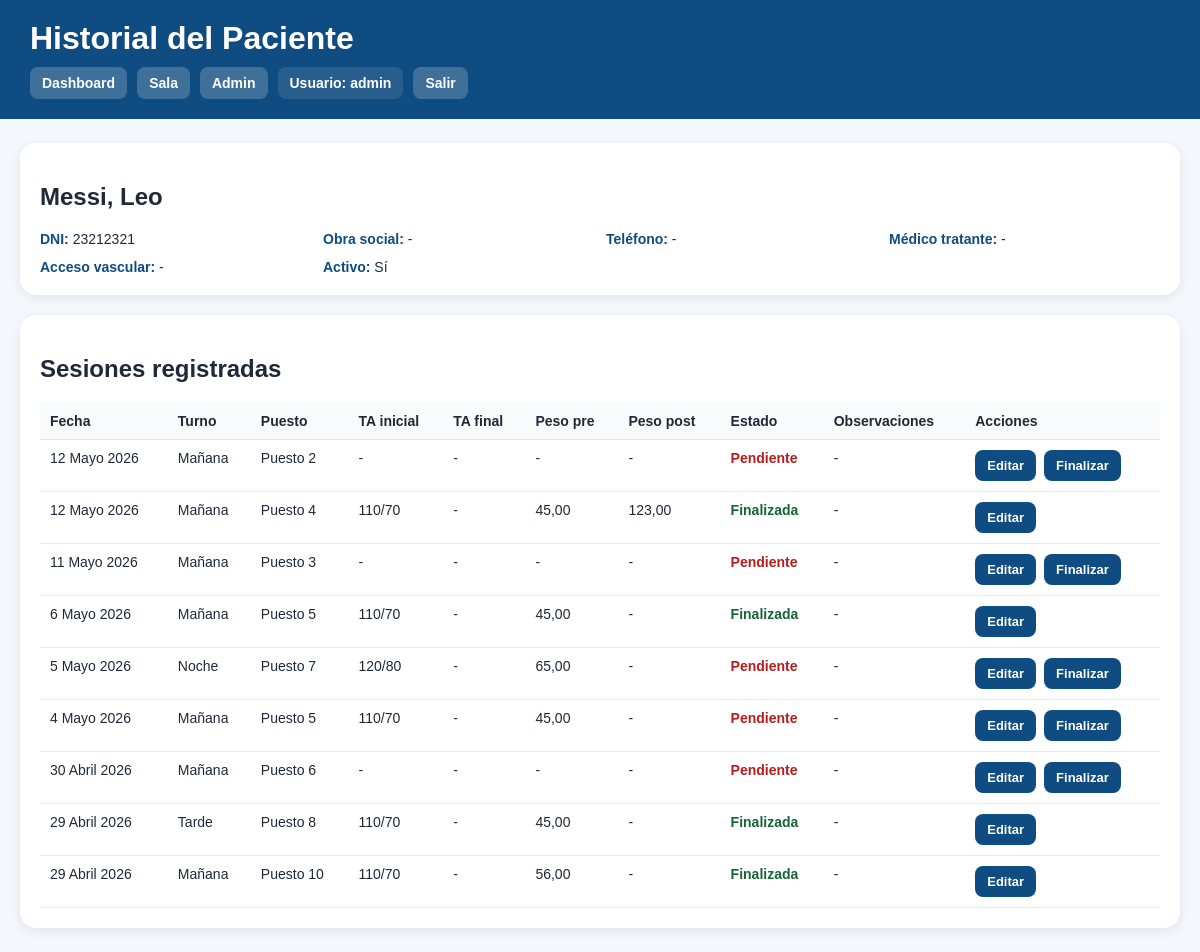
The page /historial/4/ (signed in) on the database as committed earlier.
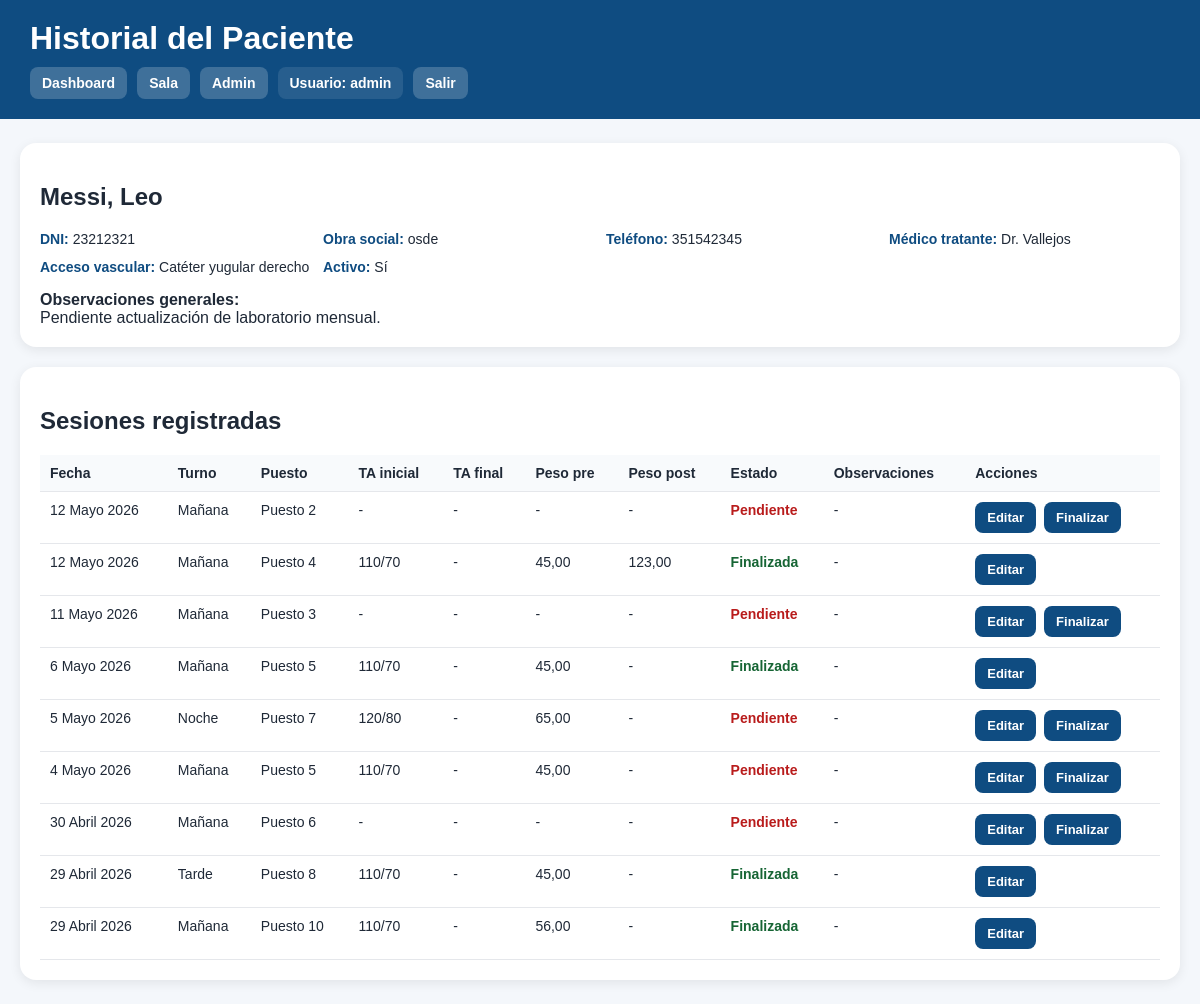
The same page on the database as committed later.
### pacientes/models.py (models this page shows, shortened)
class Paciente(models.Model):
    nombre = models.CharField(max_length=100)
    apellido = models.CharField(max_length=100)
    dni = models.CharField(
        max_length=20,
        unique=True
    )
    fecha_nacimiento = models.DateField(
        null=True,
        blank=True
    )
    telefono = models.CharField(
        max_length=30,
        blank=True
    )
    direccion = models.CharField(
        max_length=200,
        blank=True
    )
    obra_social = models.CharField(
        max_length=100,
        blank=True
    )
    numero_afiliado = models.CharField(
        max_length=100,
        blank=True
    )
    fecha_ingreso_dialisis = models.DateField(
        null=True,
        blank=True
    )
    etiologia = models.TextField(
        blank=True
    )
    diagnostico = models.TextField(
        blank=True
    )
    acceso_vascular = models.CharField(
        max_length=100,
        blank=True
    )
    medico_tratante = models.CharField(
        max_length=100,
        blank=True
    )
    activo = models.BooleanField(
        default=True
    )
    observaciones = models.TextField(
        blank=True
    )
    creado_en = models.DateTimeField(
        auto_now_add=True
    )
    class Meta:
        ordering = ["apellido", "nombre"]

### dashboard/views.py (the view)
# urls.py: path("historial/<int:paciente_id>/", views.historial_paciente, name="historial_paciente"),
@login_required
def historial_paciente(request, paciente_id):
    paciente = get_object_or_404(Paciente, id=paciente_id)
    sesiones = SesionDialisis.objects.filter(
        paciente=paciente
    ).order_by("-fecha", "-id")
    context = {
        "paciente": paciente,
        "sesiones": sesiones,
    }
    context.update(contexto_roles(request))
    return render(request, "dashboard/historial_paciente.html", context)

### dashboard/views.py (called while the page is built)
def usuario_en_grupo(user, nombre_grupo):
    return user.groups.filter(name=nombre_grupo).exists()

def nombre_usuario(user):
    nombre = user.get_full_name()
    if nombre:
        return nombre
    return user.username

def contexto_roles(request):
    return {
        "es_enfermero": usuario_en_grupo(request.user, "Enfermeros"),
        "es_medico": usuario_en_grupo(request.user, "Medicos"),
        "es_administracion": usuario_en_grupo(request.user, "Administracion"),
        "es_superadmin": request.user.is_superuser,
        "usuario_actual": nombre_usuario(request.user),
    }

### sesiones/models.py (called while the page is built)
    def __str__(self):
        return f"Puesto {self.numero}"

### dashboard/templates/dashboard/historial_paciente.html (shortened to what this page needs)
<!DOCTYPE html>
<html lang="es">
<head>
</head>
<body>
<div class="header">
    <h1>Historial del Paciente</h1>
    <div class="nav">
        <a href="/">Dashboard</a>
        <a href="/sala/">Sala</a>
        {% if es_administracion or es_superadmin or request.user.is_staff %}
            <a href="/admin/">Admin</a>
        {% endif %}
        <span class="pill">Usuario: {{ request.user.username }}</span>
        <form method="post" action="/logout/" style="display:inline;">
            <button type="submit">Salir</button>
        </form>
    </div>
</div>
<div class="container">
    <div class="card">
        <h2>{{ paciente.apellido }}, {{ paciente.nombre }}</h2>
        <div class="datos">
            <div class="dato"><strong>DNI:</strong> {{ paciente.dni }}</div>
            <div class="dato"><strong>Obra social:</strong> {{ paciente.obra_social|default:"-" }}</div>
            <div class="dato"><strong>Teléfono:</strong> {{ paciente.telefono|default:"-" }}</div>
            <div class="dato"><strong>Médico tratante:</strong> {{ paciente.medico_tratante|default:"-" }}</div>
            <div class="dato"><strong>Acceso vascular:</strong> {{ paciente.acceso_vascular|default:"-" }}</div>
            <div class="dato"><strong>Activo:</strong> {{ paciente.activo|yesno:"Sí,No" }}</div>
        </div>
        {% if paciente.observaciones %}
            <div style="margin-top:16px;">
                <strong>Observaciones generales:</strong><br>
                {{ paciente.observaciones }}
            </div>
        {% endif %}
    </div>
    <div class="card">
        <h2>Sesiones registradas</h2>
        <table>
            <thead>
                <tr>
                    <th>Fecha</th>
                    <th>Turno</th>
                    <th>Puesto</th>
                    <th>TA inicial</th>
                    <th>TA final</th>
                    <th>Peso pre</th>
                    <th>Peso post</th>
                    <th>Estado</th>
                    <th>Observaciones</th>
                    <th>Acciones</th>
                </tr>
            </thead>
            <tbody>
                {% for sesion in sesiones %}
                <tr>
                    <td>{{ sesion.fecha }}</td>
                    <td>{{ sesion.get_turno_display }}</td>
                    <td>{{ sesion.puesto|default:"-" }}</td>
                    <td>{{ sesion.ta_inicial|default:"-" }}</td>
                    <td>{{ sesion.ta_final|default:"-" }}</td>
                    <td>{{ sesion.peso_pre|default:"-" }}</td>
                    <td>{{ sesion.peso_post|default:"-" }}</td>
                    <td>
                        {% if sesion.finalizada %}
                            <span class="ok">Finalizada</span>
                        {% else %}
                            <span class="pendiente">Pendiente</span>
                        {% endif %}
                    </td>
                    <td>{{ sesion.observaciones|default:"-" }}</td>
                    <td>
                        <div class="acciones">
                            {% if es_enfermero or es_superadmin %}
                                <a class="btn" href="{% url 'editar_signos' sesion.id %}">Editar</a>
                            {% endif %}
                            {% if es_enfermero or es_superadmin %}
                                {% if not sesion.finalizada %}
                                    <a class="btn" href="{% url 'finalizar_sesion' sesion.id %}">Finalizar</a>
                                {% endif %}
                            {% endif %}
                        </div>
                    </td>
                </tr>
                {% empty %}
                <tr>
                    <td colspan="10">No hay sesiones registradas para este paciente.</td>
                </tr>
                {% endfor %}
            </tbody>
        </table>
    </div>
</div>
</body>
</html>

Rows that differ between the two databases and show on the page:
changed Paciente "Messi": obra_social "-" → "osde"; telefono "-" → "351542345"; medico_tratante "-" → "Dr. Vallejos"; acceso_vascular "-" → "Catéter yugular derecho"; observaciones (not shown) → "Pendiente actualización de laboratorio mensual."
Other text that changed with them:
text now shown: "Observaciones generales:"
